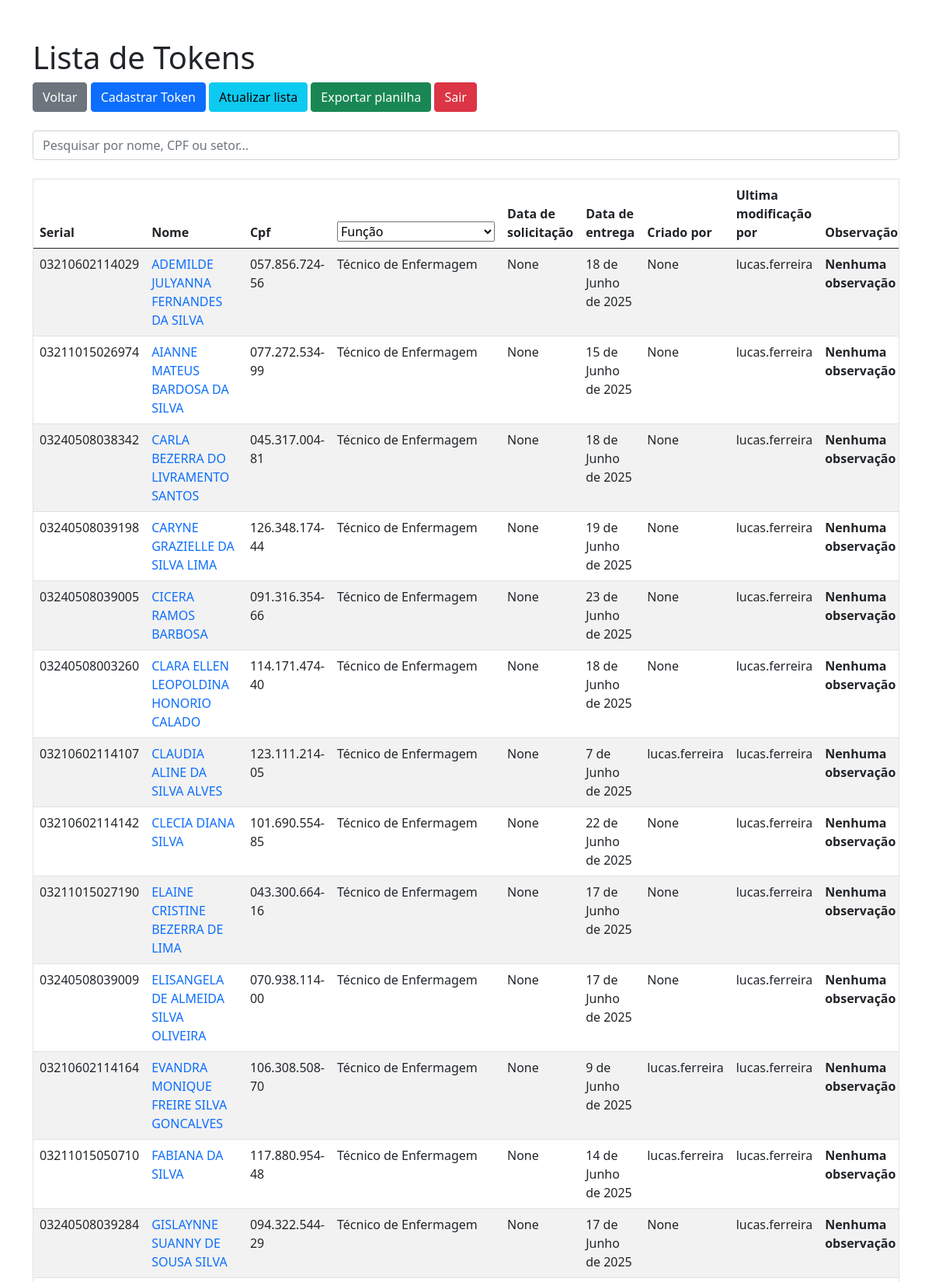
/lista_tokens/Técnico de Enfermagem/ (signed in, upper part), run on the app's committed database.
### tokens_app/models.py (models this page shows)
class Token(models.Model):
    nome_responsavel = models.CharField(max_length=125, null=False, blank=False)
    cpf_responsavel = models.CharField(max_length=14, null=True, blank=True)
    funcao_responsavel = models.CharField(max_length=125, choices=FUNCOES, null=True, blank=True)
    serial = models.CharField(max_length=14, null=True, blank=True)
    data_solicitacao = models.DateField(null=True, blank=True, default=None)
    data_entrega = models.DateField(blank=True, null=True)
    data_modificacao = models.DateField(auto_now=True)
    observacao = models.TextField(null=True, blank=True)
    criador = models.CharField(max_length=125, null=True, blank=True)
    modificador = models.CharField(max_length=125, null=True, blank=True)
    token_entregue = models.BooleanField(default=False)
    token_ativo = models.BooleanField(default=True)
    def __str__(self):
        return f"{self.nome_responsavel}"

### tokens_app/views.py (the view)
# urls.py: path("lista_tokens/<str:funcao>/", views.lista_tokens_funcao, name="lista_tokens_funcao"),
def lista_tokens_funcao(request, funcao):
    if not request.user.is_authenticated:
        return redirect('login')
    else:
        logger.info(f"User {request.user.username} Acessou a lista de tokens da função {funcao}. {time.strftime('%Y-%m-%d %H:%M:%S')}")
        tokens = Token.objects.filter(funcao_responsavel=funcao).order_by('nome_responsavel')
        if not tokens:
            return HttpResponse("Nenhum token encontrado para esta função.")
        return render(request, 'lista_tokens.html', {'tokens': tokens, "usuario": request.user, "funcoes": funcoes, "data_entregas": data_entregas, "assistentes": assistentes})

### tokens_app/templates/lista_tokens.html (shortened to what this page needs)
{% extends "base.html" %}
{% block content %}
<div class="container">
    <div class="head">
        <div class="head_left">
            <h1>Lista de Tokens</h1>
            <a href="{% url 'home' %}" class="btn btn-secondary">Voltar</a>
            <a href="{% url 'novo_token' %}" class="btn btn-primary">Cadastrar Token</a>
            <a href="{% url 'lista_tokens' %}" name="recarregar_lista" class="btn btn-info">Atualizar lista</a>
            <a href="{% url 'exportar_planilha' %}" name="exportar_planilha" class="btn btn-success">Exportar planilha</a>
            <a href="{% url 'logout' %}" name="logout" class="btn btn-danger">Sair</a>
        </div>
        <br>
        <input type="text" id='searchInput' placeholder='Pesquisar por nome, CPF ou setor...' class="form-control">
        <br>
        <div style="max-height: 70vh; overflow-y: auto; border: 1px solid #dee2e6;">
            <table class="table table-striped">
                <thead>
                    <tr>
                        <th>Serial</th>
                        <th>Nome</th>
                        <th>Cpf</th>
                        <th>
                            <select name="select_funcao" id="select_funcao" onchange="window.location.href='/lista_tokens/' + this.value">
                                <option>Função</option>
                            </select>
                        </th>
                        <th>Data de solicitação</th>
                        <th>Data de entrega</th>
                        <th>Criado por</th>
                        <th>Ultima modificação por</th>
                        <th>Observação</th>
                    </tr>
                </thead>
                <tbody>
                    {% for token in tokens %}
                        {% if token.token_ativo %}
                            <tr>
                                <td>{{ token.serial }}</td>
                                <td><a href="{% url 'atualizar_token' token.id %}" style="text-decoration: none;">{{ token }}</a></td>
                                <td id="cpf">{{ token.cpf_responsavel }}</td>
                                <td>{{ token.funcao_responsavel }}</td>
                                <td>{{ token.data_solicitacao }}</td>
                                <td>{{ token.data_entrega }}</td>
                                <td>{{ token.criador}} </td>
                                <td> {{token.modificador}} </td>
                                {% if token.observacao != "" %}
                                {% if token.observacao|length > 30 %}
                                <td>Entre na edição para ver a observação.</td>
                                {% else %}
                                <td>{{token.observacao}}</td>
                                {% endif %}
                                {% else %}
                                <td><b>Nenhuma observação</b></td>
                                {% endif %}
                            </tr>
                        {% endif %}
                    {% endfor %}
                </tbody>
            </table>
        </div>
    </div>
    {% endblock %}

### data on the page
Token: serial "03210602114029", nome_responsavel "ADEMILDE JULYANNA FERNANDES DA SILVA", cpf_responsavel "057.856.724-56", funcao_responsavel "Técnico de Enfermagem", data_solicitacao "None", data_entrega "18 de Junho de 2025", criador "None", modificador "lucas.ferreira", observacao "Nenhuma observação"
Token: serial "03211015026974", nome_responsavel "AIANNE MATEUS BARDOSA DA SILVA", cpf_responsavel "077.272.534-99", funcao_responsavel "Técnico de Enfermagem", data_solicitacao "None", data_entrega "15 de Junho de 2025", criador "None", modificador "lucas.ferreira", observacao "Nenhuma observação"
Token: serial "03240508038342", nome_responsavel "CARLA BEZERRA DO LIVRAMENTO SANTOS", cpf_responsavel "045.317.004-81", funcao_responsavel "Técnico de Enfermagem", data_solicitacao "None", data_entrega "18 de Junho de 2025", criador "None", modificador "lucas.ferreira", observacao "Nenhuma observação"
Token: serial "03240508039198", nome_responsavel "CARYNE GRAZIELLE DA SILVA LIMA", cpf_responsavel "126.348.174-44", funcao_responsavel "Técnico de Enfermagem", data_solicitacao "None", data_entrega "19 de Junho de 2025", criador "None", modificador "lucas.ferreira", observacao "Nenhuma observação"
Token: serial "03240508039005", nome_responsavel "CICERA RAMOS BARBOSA", cpf_responsavel "091.316.354-66", funcao_responsavel "Técnico de Enfermagem", data_solicitacao "None", data_entrega "23 de Junho de 2025", criador "None", modificador "lucas.ferreira", observacao "Nenhuma observação"
Token: serial "03240508003260", nome_responsavel "CLARA ELLEN LEOPOLDINA HONORIO CALADO", cpf_responsavel "114.171.474-40", funcao_responsavel "Técnico de Enfermagem", data_solicitacao "None", data_entrega "18 de Junho de 2025", criador "None", modificador "lucas.ferreira", observacao "Nenhuma observação"
Token: serial "03210602114107", nome_responsavel "CLAUDIA ALINE DA SILVA ALVES", cpf_responsavel "123.111.214-05", funcao_responsavel "Técnico de Enfermagem", data_solicitacao "None", data_entrega "7 de Junho de 2025", criador "lucas.ferreira", modificador "lucas.ferreira", observacao "Nenhuma observação"
Token: serial "03210602114142", nome_responsavel "CLECIA DIANA SILVA", cpf_responsavel "101.690.554-85", funcao_responsavel "Técnico de Enfermagem", data_solicitacao "None", data_entrega "22 de Junho de 2025", criador "None", modificador "lucas.ferreira", observacao "Nenhuma observação"
Token: serial "03211015027190", nome_responsavel "ELAINE CRISTINE BEZERRA DE LIMA", cpf_responsavel "043.300.664-16", funcao_responsavel "Técnico de Enfermagem", data_solicitacao "None", data_entrega "17 de Junho de 2025", criador "None", modificador "lucas.ferreira", observacao "Nenhuma observação"
Token: serial "03240508039009", nome_responsavel "ELISANGELA DE ALMEIDA SILVA OLIVEIRA", cpf_responsavel "070.938.114-00", funcao_responsavel "Técnico de Enfermagem", data_solicitacao "None", data_entrega "17 de Junho de 2025", criador "None", modificador "lucas.ferreira", observacao "Nenhuma observação"
Token: serial "03210602114164", nome_responsavel "EVANDRA MONIQUE FREIRE SILVA GONCALVES", cpf_responsavel "106.308.508-70", funcao_responsavel "Técnico de Enfermagem", data_solicitacao "None", data_entrega "9 de Junho de 2025", criador "lucas.ferreira", modificador "lucas.ferreira", observacao "Nenhuma observação"
Token: serial "03211015050710", nome_responsavel "FABIANA DA SILVA", cpf_responsavel "117.880.954-48", funcao_responsavel "Técnico de Enfermagem", data_solicitacao "None", data_entrega "14 de Junho de 2025", criador "lucas.ferreira", modificador "lucas.ferreira", observacao "Nenhuma observação"
Token: serial "03240508039284", nome_responsavel "GISLAYNNE SUANNY DE SOUSA SILVA", cpf_responsavel "094.322.544-29", funcao_responsavel "Técnico de Enfermagem", data_solicitacao "None", data_entrega "17 de Junho de 2025", criador "None", modificador "lucas.ferreira", observacao "Nenhuma observação"
